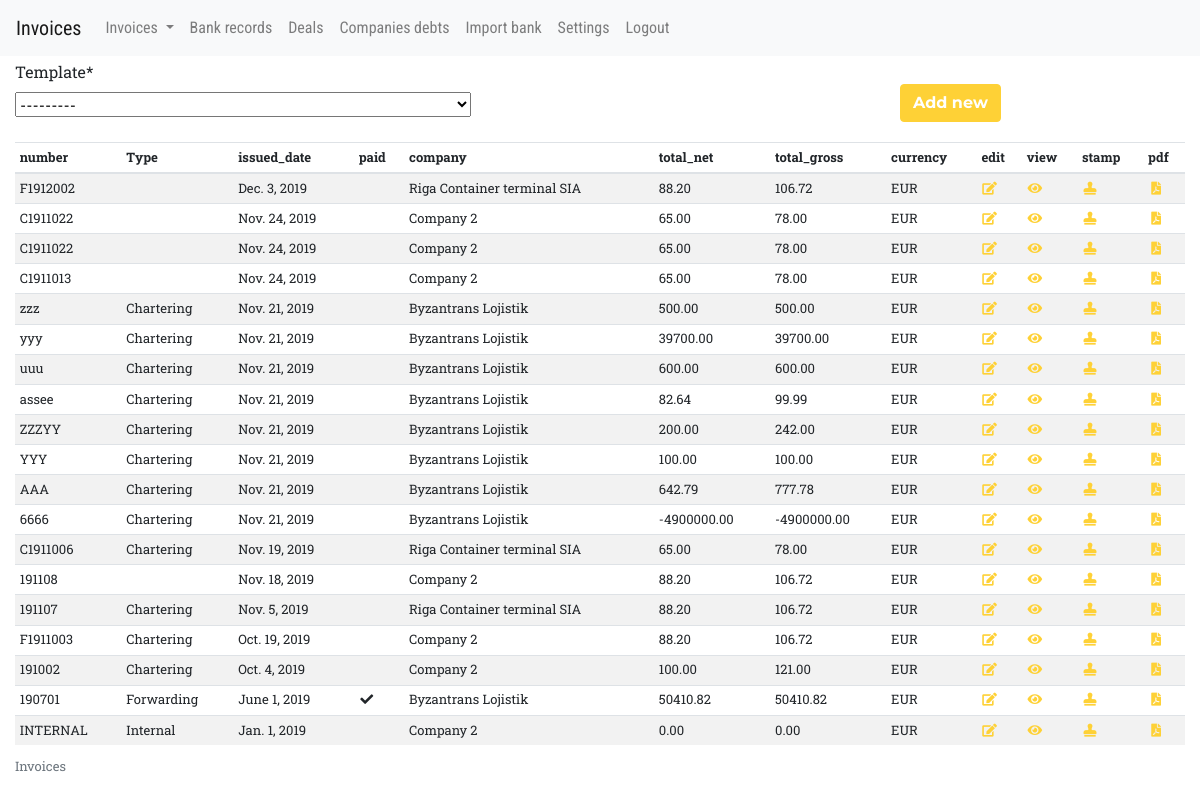
Page /invoices/ (signed in) on the committed database.
### invoices/models/invoice_models.py (models this page shows, shortened)
class Invoice(models.Model):
    objects = InvoiceManager()
    number = models.CharField(max_length=20)
    issued_date = models.DateField(default=date.today)
    payment_term = models.DateField(default=date.today)
    company = models.ForeignKey(Company, on_delete=models.CASCADE)
    description = models.TextField(max_length=300, blank=True,
                                   validators=[MaxLengthValidator(300)])
    total_net = models.DecimalField(default=0, max_digits=10, decimal_places=2)
    vat_percent = models.DecimalField(default=0, max_digits=6, decimal_places=2)
    total_vat = models.DecimalField(default=0, max_digits=10, decimal_places=2)
    total_gross = models.DecimalField(default=0, max_digits=10, decimal_places=2)
    total_not_paid = models.DecimalField(default=0, max_digits=10, decimal_places=2)
    advance_required = models.BooleanField(default=False)
    advance_percent = models.DecimalField(default=0, max_digits=5, decimal_places=2)
    advance_amount = models.DecimalField(default=0, max_digits=10, decimal_places=2)
    is_paid = models.BooleanField(default=False)
    is_incoming = models.BooleanField(default=False)
    is_advance = models.BooleanField(default=False)
    is_reissued = models.BooleanField(default=True)
    payment_details = models.TextField(max_length=100, blank=True,
                                   validators=[MaxLengthValidator(100)])
    currency = models.ForeignKey(Currency, related_name="invoices", on_delete=models.CASCADE,
        null=False, blank=False, default=1)
    deal = models.ForeignKey(Deal, related_name="invoices", on_delete=models.CASCADE, null=True, blank=True)
    class Meta:
        ordering = ('-number', '-issued_date',)

### invoices/models/common_models.py (models this page shows, shortened)
class Company(models.Model):
    name = models.CharField(max_length=50)
    receiver_address = models.TextField(max_length=300, blank=True,
                                   validators=[MaxLengthValidator(300)])
    payment_address = models.TextField(max_length=300, blank=True,
                                   validators=[MaxLengthValidator(300)])
    country_code = models.CharField(max_length=3, blank=True,
                                   validators=[MaxLengthValidator(3)])
    eu_country = models.BooleanField(default=False)
    vat_number = models.CharField(max_length=30, blank=True, null=True,)
    invoiceNumberSignalString1 = models.CharField(max_length=50, blank=True, default='')
    invoiceNumberSignalString2 = models.CharField(max_length=50, blank=True, default='')
    invoiceNumberSkipCharacters = models.IntegerField(default=0)
    invoiceNumberStringLength = models.IntegerField(default=0)
    invoiceDateSignalString1 = models.CharField(max_length=50, blank=True, default='')
    invoiceDateSignalString2 = models.CharField(max_length=50, blank=True, default='')
    invoiceDateSkipCharacters = models.IntegerField(default=0)
    invoiceDateStringLength = models.IntegerField(default=0)
    invoiceDateStringFormat = models.CharField(max_length=20, blank=True, default='')
    invoiceAmountSignalString1 = models.CharField(max_length=50, blank=True, default='')
    invoiceAmountSignalString2 = models.CharField(max_length=50, blank=True, default='')
    invoiceAmountSkipCharacters = models.IntegerField(default=0)
    invoiceAmountStringLength = models.IntegerField(default=0)
    invoiceAmounCommaCharacter = models.CharField(max_length=3, blank=True, default='')
    class Meta:
        ordering = ('name',)
        verbose_name_plural = "companies"

### invoices/models/deal_models.py (models this page shows, shortened)
class Currency(models.Model):
    name = models.CharField(max_length=10)
    exchange_rate = models.DecimalField(default=1, max_digits=10, decimal_places=4)
    class Meta:
        ordering = ('name',)
    def __str__(self):
        return self.name

class Deal(models.Model):
    name = models.CharField(max_length=30, default="N/A D")
    started_date = models.DateField(default=date.today)
    department = models.ForeignKey(Department, related_name="deals", on_delete=models.CASCADE)
    completed_date = models.DateField(default=date.today)
    client = models.ForeignKey(Company, related_name="deals", on_delete=models.CASCADE)
    total_received = models.DecimalField(default=0, max_digits=10, decimal_places=2)
    total_invoiced = models.DecimalField(default=0, max_digits=10, decimal_places=2)
    total_balance = models.DecimalField(default=0, max_digits=10, decimal_places=2)
    class Meta:
        ordering = ('-completed_date', '-started_date', 'name',)

class Department(models.Model):
    name = models.CharField(max_length=30)

### invoices/views/basic_views.py (the view)
@login_required
def invoices_creation_index(request):
    if request.method == 'POST':
        form = TemplateChoiceForm(request.POST)
        if form.is_valid():
            template = form.cleaned_data['template']
            first_jan = date(date.today().year, 1, 1)
            count_part = Invoice.objects.filter(
                issued_date__gte=first_jan,
                deal__department=template.department,
                is_incoming=False,
            ).distinct().count()
            count_part += 1
            invoice = Invoice.objects.create_invoice_from_template(template, count_part,
                header=template.department.name[:1].upper())
            return redirect('invoices:invoice_update', invoice_id=invoice.pk)
    else:
        invoices = Invoice.objects.outgoing()[:150]
        form = TemplateChoiceForm
        context = {'invoices': invoices, 'form': form, 'returnUrl': reverse_lazy('invoices:index')}
        return render(request, "invoices/index_and_create.html", context)

### invoices/models/invoice_models.py (called while the page is built)
    def outgoing(self):
        return self.get_queryset().exclude(is_incoming=True).order_by('-issued_date', '-number')

    def __str__(self):
        return self.currency.name + ' ' + self.department.name[:3] + '-' + self.description + '-' + self.company.name + self.currency.name

### invoices/templates/invoices/index_and_create.html (shortened to what this page needs)
{% extends "invoices/local_base.html" %}
{% load static %}
{% load crispy_forms_tags %}
{% block content %}
 <div class="container-fluid">
  {% if form %}
    <div class="row mt-1">
      <div class="col-md-12">
          <form method="post">
            <div class="form-row">
            <div class="form-group col-md-9 mb-0 text-right">
              {{ form.template|as_crispy_field }}
            </div>
            <div class="form-group col-md-3 mb-0 text-left">
              <br>
              <button type="submit" class="btn btn-primary">Add new</button>
            </div>
                </div>
        </form>
      </div>
    </div>
    {% endif %}
  <div class="row">
  <div class="col-md-12" style="margin-top: 20px;">
{% if invoices %}
<table id="table_id" class="display table table-striped table-hover table-sm">
    <caption>Invoices</caption>
    <thead>
 <tr>
     <th>number</th>
     <th>Type</th>
     <th>issued_date </th>
     <th>paid</th>
     <th>company</th>
     <th>total_net</th>
     <th>total_gross</th>
     <th>currency</th>
     <th>edit</th>
     <th>view</th>
     <th>stamp</th>
     <th>pdf</th>
  </tr>
 </thead>
<tbody>
    <tr >
    {% for invoice in invoices %}
        <td>{{ invoice.number }}</td>
        <td>{{ invoice.deal.department.name }}</td>
        <td data-sort='{{ invoice.issued_date|date:"Y-m-d" }}'> {{ invoice.issued_date }}</td>
        <td>
          {% if invoice.is_paid %}
            <i class="fas fa-fw fa-check"> </i>
          {% endif %}
      </td>
        <td>{{ invoice.company.name }}</td>
        <td>{{ invoice.total_net }}</td>
        <td>{{ invoice.total_gross }}</td>
        <td>{{ invoice.currency }}</td>
        <td>
          <a href="/invoices/update/{{ invoice.id }}/">
            <i class="fas fa-fw fa-edit"> </i>
          </a>
        </td>
        <td>
          <a href="/invoices/{{ invoice.id }}/">
            <i class="fas fa-fw fa-eye"> </i>
          </a>
        </td>
        <td>
          <a href="/invoices/{{ invoice.id }}/1/">
            <i class="fas fa-fw fa-stamp"> </i>
          </a>
        </td>
        <td>
          <a href="/invoices/print/{{ invoice.id }}/">
            <i class="fas fa-fw fa-file-pdf"> </i>
          </a>
        </td>
    </tr>
   {% endfor %}
</tbody>
    </table>
{% else %}
    <p>No invoices are available.</p>
{% endif %}
</div>
</div>
</div>
  {% endblock content %}

### invoices/templates/invoices/local_base.html (style rules this page uses)
.form-row .control-group { text-align: left; }
.table { font-size: small; }

### rows in the picture
Invoice: number "F1912002", issued_date "Dec. 3, 2019", company.name "Riga Container terminal SIA", total_net "88.20", total_gross "106.72", currency "EUR"
Invoice: number "C1911022", issued_date "Nov. 24, 2019", company.name "Company 2", total_net "65.00", total_gross "78.00", currency "EUR"
Invoice: number "C1911022", issued_date "Nov. 24, 2019", company.name "Company 2", total_net "65.00", total_gross "78.00", currency "EUR"
Invoice: number "C1911013", issued_date "Nov. 24, 2019", company.name "Company 2", total_net "65.00", total_gross "78.00", currency "EUR"
Invoice: number "zzz", deal.department.name "Chartering", issued_date "Nov. 21, 2019", company.name "Byzantrans Lojistik", total_net "500.00", total_gross "500.00", currency "EUR"
Invoice: number "yyy", deal.department.name "Chartering", issued_date "Nov. 21, 2019", company.name "Byzantrans Lojistik", total_net "39700.00", total_gross "39700.00", currency "EUR"
Invoice: number "uuu", deal.department.name "Chartering", issued_date "Nov. 21, 2019", company.name "Byzantrans Lojistik", total_net "600.00", total_gross "600.00", currency "EUR"
Invoice: number "assee", deal.department.name "Chartering", issued_date "Nov. 21, 2019", company.name "Byzantrans Lojistik", total_net "82.64", total_gross "99.99", currency "EUR"
Invoice: number "ZZZYY", deal.department.name "Chartering", issued_date "Nov. 21, 2019", company.name "Byzantrans Lojistik", total_net "200.00", total_gross "242.00", currency "EUR"
Invoice: number "YYY", deal.department.name "Chartering", issued_date "Nov. 21, 2019", company.name "Byzantrans Lojistik", total_net "100.00", total_gross "100.00", currency "EUR"
Invoice: number "AAA", deal.department.name "Chartering", issued_date "Nov. 21, 2019", company.name "Byzantrans Lojistik", total_net "642.79", total_gross "777.78", currency "EUR"
Invoice: number "6666", deal.department.name "Chartering", issued_date "Nov. 21, 2019", company.name "Byzantrans Lojistik", total_net "-4900000.00", total_gross "-4900000.00", currency "EUR"
Invoice: number "C1911006", deal.department.name "Chartering", issued_date "Nov. 19, 2019", company.name "Riga Container terminal SIA", total_net "65.00", total_gross "78.00", currency "EUR"
Invoice: number "191108", issued_date "Nov. 18, 2019", company.name "Company 2", total_net "88.20", total_gross "106.72", currency "EUR"
Invoice: number "191107", deal.department.name "Chartering", issued_date "Nov. 5, 2019", company.name "Riga Container terminal SIA", total_net "88.20", total_gross "106.72", currency "EUR"
Invoice: number "F1911003", deal.department.name "Chartering", issued_date "Oct. 19, 2019", company.name "Company 2", total_net "88.20", total_gross "106.72", currency "EUR"
Invoice: number "191002", deal.department.name "Chartering", issued_date "Oct. 4, 2019", company.name "Company 2", total_net "100.00", total_gross "121.00", currency "EUR"
Invoice: number "190701", deal.department.name "Forwarding", issued_date "June 1, 2019", is_paid True (drawn), company.name "Byzantrans Lojistik", total_net "50410.82", total_gross "50410.82", currency "EUR"
Invoice: number "INTERNAL", deal.department.name "Internal", issued_date "Jan. 1, 2019", company.name "Company 2", total_net "0.00", total_gross "0.00", currency "EUR"
